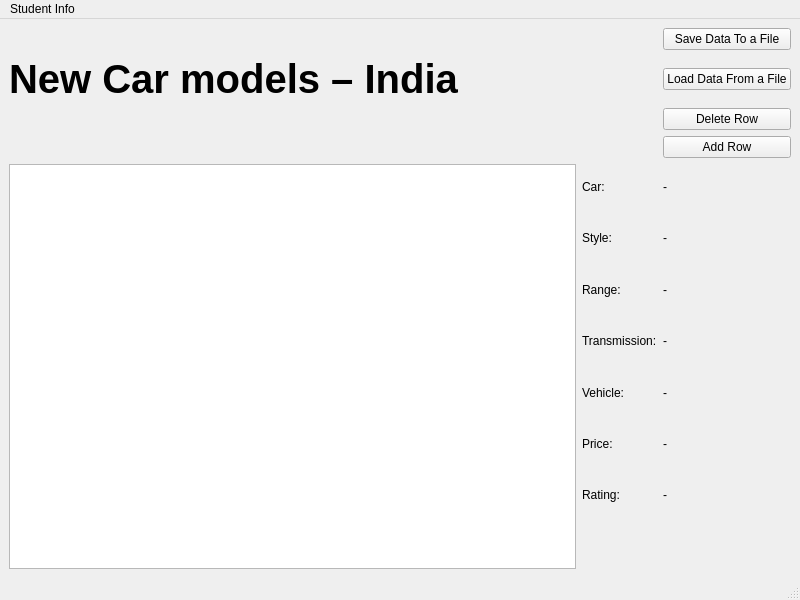
<?xml version="1.0" encoding="UTF-8"?>
<ui version="4.0">
 <class>MainWindow</class>
 <widget class="QMainWindow" name="MainWindow">
  <property name="geometry">
   <rect>
    <x>0</x>
    <y>0</y>
    <width>800</width>
    <height>600</height>
   </rect>
  </property>
  <property name="windowTitle">
   <string>MainWindow</string>
  </property>
  <widget class="QWidget" name="centralwidget">
   <layout class="QGridLayout" name="gridLayout">
    <item row="9" column="7">
     <widget class="QLabel" name="vehicleLabel">
      <property name="text">
       <string>-</string>
      </property>
     </widget>
    </item>
    <item row="6" column="7">
     <widget class="QLabel" name="styleLabel">
      <property name="text">
       <string>-</string>
      </property>
     </widget>
    </item>
    <item row="11" column="7">
     <widget class="QLabel" name="ratingLabel">
      <property name="text">
       <string>-</string>
      </property>
     </widget>
    </item>
    <item row="4" column="7">
     <widget class="QPushButton" name="AddRowButton">
      <property name="text">
       <string>Add Row</string>
      </property>
     </widget>
    </item>
    <item row="7" column="7">
     <widget class="QLabel" name="rangeLabel">
      <property name="text">
       <string>-</string>
      </property>
     </widget>
    </item>
    <item row="1" column="7">
     <widget class="QPushButton" name="PBLoadFromFile">
      <property name="text">
       <string>Load Data From a File</string>
      </property>
     </widget>
    </item>
    <item row="2" column="0">
     <spacer name="horizontalSpacer">
      <property name="orientation">
       <enum>Qt::Horizontal</enum>
      </property>
      <property name="sizeHint" stdset="0">
       <size>
        <width>40</width>
        <height>20</height>
       </size>
      </property>
     </spacer>
    </item>
    <item row="5" column="0" rowspan="8">
     <widget class="QTableView" name="tableView"/>
    </item>
    <item row="1" column="0">
     <widget class="QLabel" name="label">
      <property name="font">
       <font>
        <pointsize>30</pointsize>
        <italic>false</italic>
        <bold>true</bold>
        <kerning>true</kerning>
       </font>
      </property>
      <property name="text">
       <string>New Car models – India</string>
      </property>
     </widget>
    </item>
    <item row="2" column="7">
     <widget class="QPushButton" name="deleteButton">
      <property name="text">
       <string>Delete Row</string>
      </property>
     </widget>
    </item>
    <item row="10" column="7">
     <widget class="QLabel" name="priceLabel">
      <property name="text">
       <string>-</string>
      </property>
     </widget>
    </item>
    <item row="5" column="7">
     <widget class="QLabel" name="carLabel">
      <property name="text">
       <string>-</string>
      </property>
     </widget>
    </item>
    <item row="8" column="7">
     <widget class="QLabel" name="transmissionLabel">
      <property name="text">
       <string>-</string>
      </property>
     </widget>
    </item>
    <item row="0" column="7">
     <widget class="QPushButton" name="saveButton">
      <property name="text">
       <string>Save Data To a File</string>
      </property>
     </widget>
    </item>
    <item row="5" column="1">
     <widget class="QLabel" name="label_2">
      <property name="text">
       <string>Car:</string>
      </property>
     </widget>
    </item>
    <item row="6" column="1">
     <widget class="QLabel" name="label_3">
      <property name="text">
       <string>Style:</string>
      </property>
     </widget>
    </item>
    <item row="7" column="1">
     <widget class="QLabel" name="label_4">
      <property name="text">
       <string>Range:</string>
      </property>
     </widget>
    </item>
    <item row="8" column="1">
     <widget class="QLabel" name="label_5">
      <property name="text">
       <string>Transmission:</string>
      </property>
     </widget>
    </item>
    <item row="9" column="1">
     <widget class="QLabel" name="label_6">
      <property name="text">
       <string>Vehicle:</string>
      </property>
     </widget>
    </item>
    <item row="10" column="1">
     <widget class="QLabel" name="label_7">
      <property name="text">
       <string>Price:</string>
      </property>
     </widget>
    </item>
    <item row="11" column="1">
     <widget class="QLabel" name="label_8">
      <property name="text">
       <string>Rating:</string>
      </property>
     </widget>
    </item>
   </layout>
  </widget>
  <widget class="QMenuBar" name="menubar">
   <property name="geometry">
    <rect>
     <x>0</x>
     <y>0</y>
     <width>800</width>
     <height>24</height>
    </rect>
   </property>
   <widget class="QMenu" name="menuStudent">
    <property name="title">
     <string>Student Info</string>
    </property>
    <addaction name="actionStudent"/>
   </widget>
   <addaction name="menuStudent"/>
  </widget>
  <widget class="QStatusBar" name="statusbar"/>
  <action name="actionStudent">
   <property name="text">
    <string>Information</string>
   </property>
  </action>
 </widget>
 <resources/>
 <connections/>
</ui>
